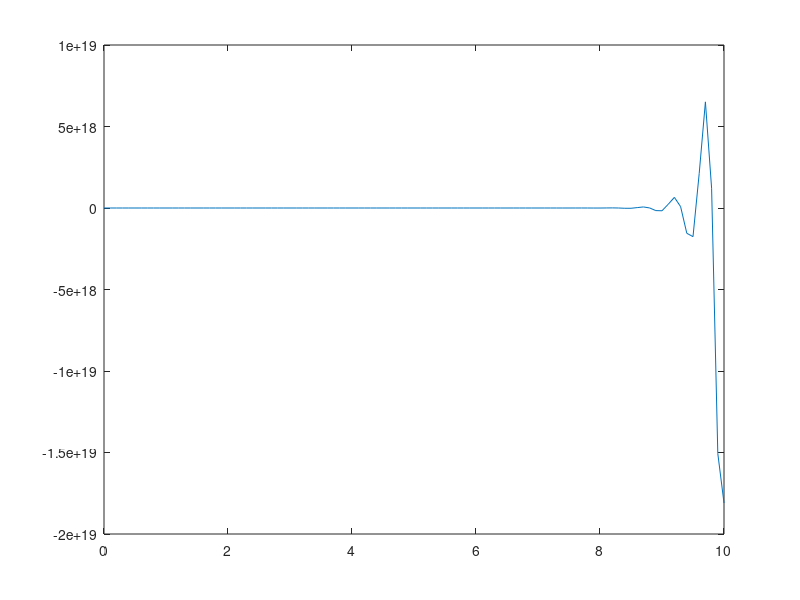

Recreate this plot in MATLAB.
%==============================================================================
% MSD FWE [ex4] 
% MOD13 4MC00 / Jelle Langedijk / TU/e
% TEMPLATE V1.1 (C) 2020 Jelle Langedijk, all rights reserved
% https://github.com/JelleLa/templates/tree/master/MATLAB
%==============================================================================
%% PREREQUISITIES
clear all; close all; clear vars; clc;

%% SYSTEM PARAMETERS
k =     10;
c =      2;
a1 =     0;
a2 =     1;

%% STEP SIZES
h1 = 2^(-1);
h2 = 2^(-2);
h3 = 2^(-3);

%% SYSTEM MATRIX
A = [0 1; -k -c];

%% MAKE q VECTOR
q(1,1) = [a1];          % q = [x,v]'
q(2,1) = [a2];          % q = [x,v]'
t = [0];

fac = 10;               % Accuracy Factor

for i = 1:10*(fac)
    mat = (eye(2,2) + h1*A)*q(:,i);
    q(1,i+1) = mat(1,1);
    q(2,i+1) = mat(2,1);
    t(i+1) = i/fac;
end

%% PLOTS
figure(1)
plot(t,q(1,:));